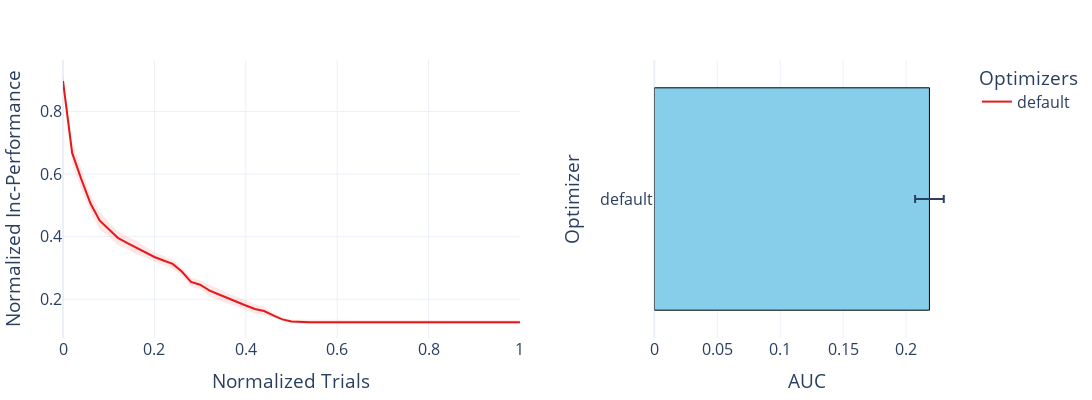

Notebook code cell kept with this figure:
### Code cell
plot_one_thing('pc_method')
